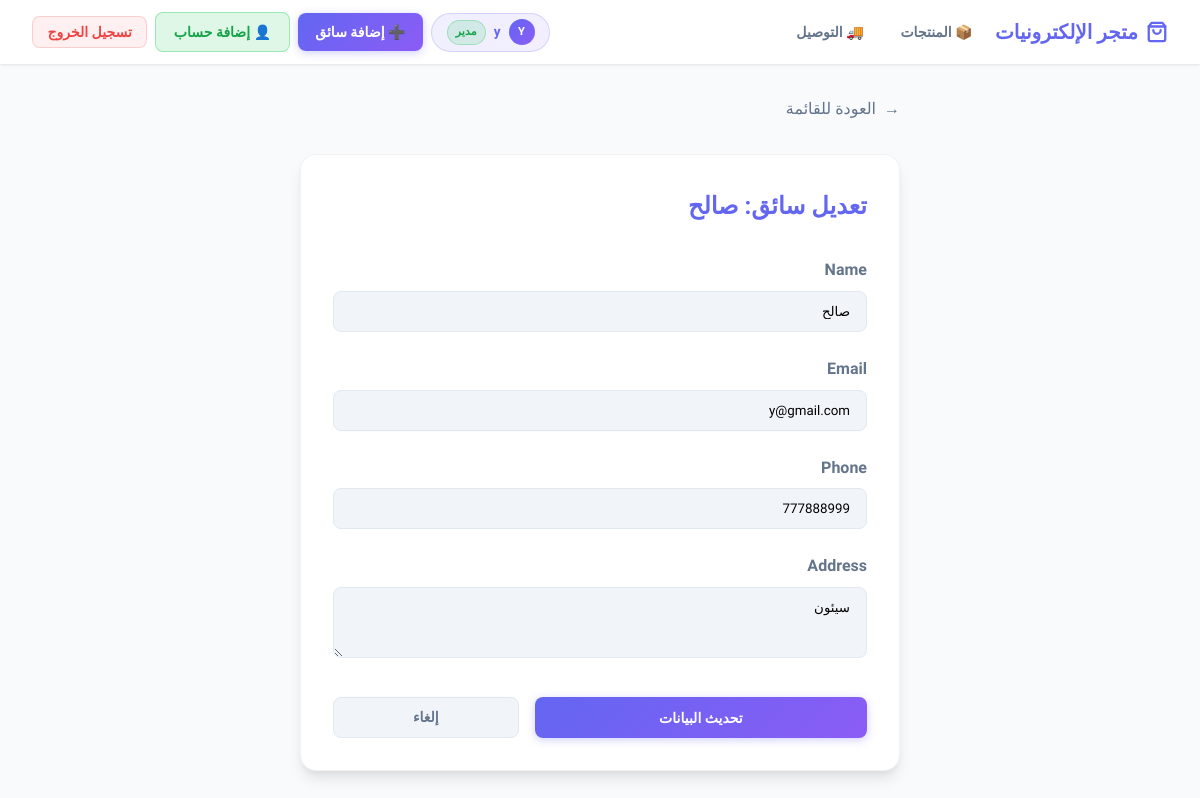
/delivery/edit/5/ (signed in), run on the app's committed database.
### delivery/models.py (models this page shows, shortened)
class Delivery(models.Model):
    name = models.CharField(max_length=100)
    email = models.CharField(max_length=100)
    phone = models.IntegerField()
    address = models.CharField(max_length=100)

### delivery/views.py (the view, shortened to what this page needs)
# urls.py: path('edit/<int:pk>/', views.DeliveryUpdateView.as_view(), name='delivery_update'),
class DeliveryUpdateView(LoginRequiredMixin, PermissionRequiredMixin, View):
    template_name = 'delivery/edit.html'
    permission_required = 'delivery.change_delivery'
    raise_exception = True
    def get(self, request, pk):
        delivery = get_object_or_404(Delivery, pk=pk)
        form = DeliveryForm(instance=delivery)
        return render(request, self.template_name, {'form': form, 'delivery': delivery})

### delivery/forms.py
class DeliveryForm(forms.ModelForm):
    class Meta:
        model = Delivery
        fields = ['name', 'email', 'phone', 'address']
        widgets = {
            'name': forms.TextInput(attrs={'class': 'form-control', 'placeholder': 'اسم السائق'}),
            'email': forms.EmailInput(attrs={'class': 'form-control', 'placeholder': 'البريد الإلكتروني'}),
            'phone': forms.TextInput(attrs={'class': 'form-control', 'placeholder': 'رقم الهاتف'}),
            'address': forms.Textarea(attrs={'class': 'form-control', 'placeholder': 'العنوان', 'rows': 3}),
        }

### delivery/templates/delivery/edit.html (shortened to what this page needs)
{% extends 'delivery/base.html' %}
{% block content %}
<div style="max-width: 600px; margin: 0 auto;">
    <div style="margin-bottom: 2rem;">
        <a href="{% url 'delivery:delivery_list' %}" style="text-decoration: none; color: var(--text-muted); display: flex; align-items: center; gap: 0.5rem;">
            <span>&rarr;</span> العودة للقائمة
        </a>
    </div>
    <div class="card">
        <h2 style="margin-bottom: 2rem; font-weight: 700; color: var(--primary);">تعديل سائق: {{ delivery.name }}</h2>
        <form method="post">
            {% for field in form %}
            <div class="form-group">
                <label for="{{ field.id_for_label }}">{{ field.label }}</label>
                {{ field }}
            </div>
            {% endfor %}
            <div style="margin-top: 2rem; display: flex; gap: 1rem;">
                <button type="submit" class="btn btn-primary" style="flex: 2;">تحديث البيانات</button>
                <a href="{% url 'delivery:delivery_list' %}" class="btn btn-secondary" style="flex: 1;">إلغاء</a>
            </div>
        </form>
    </div>
</div>
{% endblock %}

### delivery/templates/delivery/base.html (shortened to what this page needs)
{% load static %}
<!DOCTYPE html>
<html lang="ar" dir="rtl">
<head>
    <link href="{% static 'css/style.css' %}" rel="stylesheet">
</head>
<body>
    <nav class="navbar">
        <div class="navbar-links" style="flex:1;">
            <a href="{% url 'delivery:delivery_list' %}" class="navbar-brand">
                <svg width="22" height="22" viewBox="0 0 24 24" fill="none" stroke="currentColor" stroke-width="2.5" stroke-linecap="round" stroke-linejoin="round">
                    <path d="M6 2 3 6v14a2 2 0 0 0 2 2h14a2 2 0 0 0 2-2V6l-3-4Z"/>
                    <path d="M3 6h18"/><path d="M16 10a4 4 0 0 1-8 0"/>
                </svg>
                متجر الإلكترونيات
            </a>
            {% if user.is_authenticated %}
            <a href="{% url 'products:product_list' %}" class="nav-link" id="nav_products">📦 المنتجات</a>
            <a href="{% url 'delivery:delivery_list' %}" class="nav-link" id="nav_delivery">🚚 التوصيل</a>
            {% endif %}
        </div>
        <div class="navbar-links">
            {% if user.is_authenticated %}
                <div class="user-badge">
                    <div class="avatar">{{ user.username|slice:":1"|upper }}</div>
                    <span>{{ user.username }}</span>
                    {% if user.is_staff %}
                        <span class="permission-badge">مدير</span>
                    {% endif %}
                </div>
                {% if perms.delivery.add_delivery or user.is_staff %}
                <a href="{% url 'delivery:delivery_create' %}" class="btn btn-primary" id="nav_add_delivery">
                    ➕ إضافة سائق
                </a>
                {% endif %}
                {% if user.username == 'y' or user.is_superuser %}
                <a href="{% url 'accounts:register' %}" class="btn" id="nav_add_account"
                   style="background:rgba(34,197,94,0.15);color:#16a34a;border:1px solid rgba(34,197,94,0.35);">
                    👤 إضافة حساب
                </a>
                {% endif %}
                <form method="post" action="{% url 'accounts:logout' %}" class="logout-form">
                    <button type="submit" class="btn-logout" id="nav_logout_btn">تسجيل الخروج</button>
                </form>
            {% else %}
                <a href="{% url 'accounts:login' %}" class="btn btn-outline" id="nav_login_btn">تسجيل الدخول</a>
            {% endif %}
        </div>
    </nav>
    <div class="container animate-fade-in">
        {% block content %}{% endblock %}
    </div>
</body>
</html>

### static/css/style.css (style rules this page uses)
:root { --primary: #6366f1; --primary-hover: #4f46e5; --secondary: #64748b; --bg: #f8fafc; --card-bg: #ffffff; --text-main: #1e293b; --text-muted: #64748b; --danger: #ef4444; --success: #22c55e; --shadow: 0 10px 15px -3px rgba(0, 0, 0, 0.1), 0 4px 6px -2px rgba(0, 0, 0, 0.05); }
* { margin: 0; padding: 0; box-sizing: border-box; }
body { font-family: 'Cairo', 'Outfit', sans-serif; background-color: var(--bg); color: var(--text-main); line-height: 1.6; }
.navbar { background: rgba(255, 255, 255, 0.9); backdrop-filter: blur(12px); padding: 0.75rem 2rem; position: sticky; top: 0; z-index: 50; box-shadow: 0 1px 3px 0 rgba(0, 0, 0, 0.1); display: flex; justify-content: space-between; align-items: center; gap: 1rem; }
.navbar-brand { font-size: 1.25rem; font-weight: 700; color: var(--primary); text-decoration: none; display: flex; align-items: center; gap: 0.5rem; flex-shrink: 0; }
.navbar-links { display: flex; align-items: center; gap: 0.5rem; flex-wrap: wrap; }
.nav-link { padding: 0.45rem 0.9rem; border-radius: 0.5rem; text-decoration: none; font-weight: 600; font-size: 0.875rem; color: var(--text-muted); transition: all 0.2s; }
.user-badge { display: flex; align-items: center; gap: 0.5rem; background: linear-gradient(135deg, rgba(99,102,241,0.1), rgba(139,92,246,0.1)); border: 1px solid rgba(99,102,241,0.2); border-radius: 2rem; padding: 0.35rem 0.9rem; font-size: 0.85rem; font-weight: 600; color: var(--primary); }
.user-badge .avatar { width: 26px; height: 26px; border-radius: 50%; background: linear-gradient(135deg, #6366f1, #8b5cf6); display: flex; align-items: center; justify-content: center; color: white; font-size: 0.7rem; font-weight: 700; }
.permission-badge { font-size: 0.7rem; padding: 0.15rem 0.5rem; border-radius: 1rem; background: rgba(34,197,94,0.15); color: #16a34a; border: 1px solid rgba(34,197,94,0.3); }
.btn { display: inline-flex; align-items: center; justify-content: center; padding: 0.5rem 1.1rem; border-radius: 0.5rem; font-weight: 600; cursor: pointer; transition: all 0.2s; text-decoration: none; border: none; gap: 0.4rem; font-family: inherit; font-size: 0.875rem; }
.btn-primary { background: linear-gradient(135deg, #6366f1, #8b5cf6); color: white; box-shadow: 0 2px 8px rgba(99,102,241,0.3); }
.btn-secondary { background-color: #f1f5f9; color: var(--secondary); border: 1px solid #e2e8f0; }
.container { max-width: 1000px; margin: 2rem auto; padding: 0 1rem; }
.card { background: var(--card-bg); border-radius: 1rem; padding: 2rem; box-shadow: var(--shadow); border: 1px solid rgba(0, 0, 0, 0.05); }
.form-group { margin-bottom: 1.5rem; }
.form-group label { display: block; margin-bottom: 0.5rem; font-weight: 600; color: var(--text-muted); }
.form-control { width: 100%; padding: 0.75rem 1rem; border-radius: 0.5rem; border: 1px solid #e2e8f0; background: #f1f5f9; transition: all 0.2s; font-family: inherit; }
.animate-fade-in { animation: fadeIn 0.4s ease-out; }
.logout-form { display: inline; }
.btn-logout { background: rgba(239,68,68,0.08); color: var(--danger); border: 1px solid rgba(239,68,68,0.2); padding: 0.45rem 0.9rem; border-radius: 0.5rem; font-weight: 600; cursor: pointer; font-family: inherit; font-size: 0.875rem; transition: all 0.2s; }

### data on the page
Delivery: name "صالح", form "صالح" "y@gmail.com" "777888999" "سيئون"

### other printed values
{{ user.username|slice:":1"|upper }} "Y"
{{ user.username }} "y"
{{ field.label }} "Name" "Email" "Phone" "Address"
